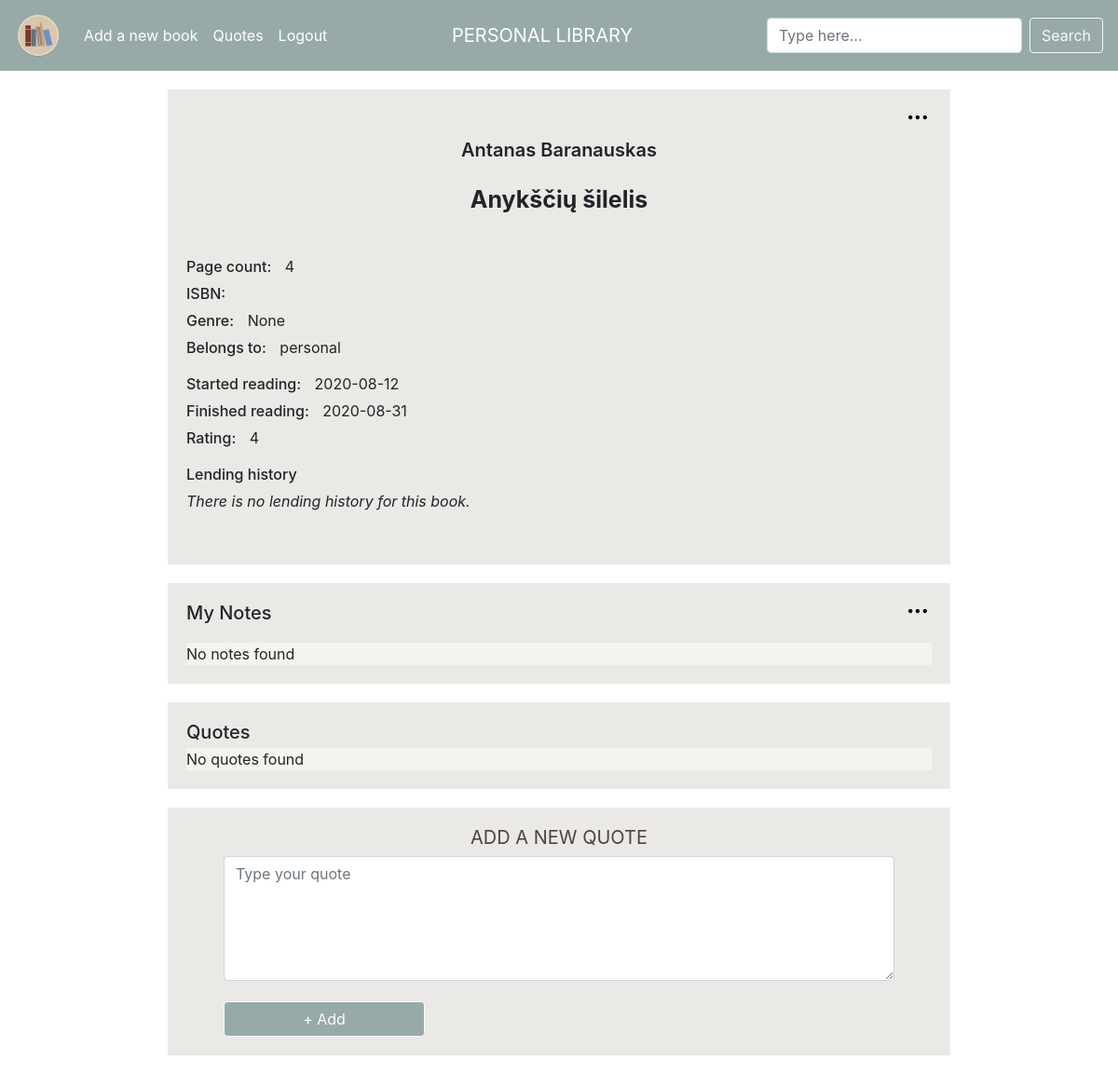
Screenshot of /book/26 (signed in) with the database file from the repository.
### tables this page shows
CREATE TABLE "books" (user_id INTEGER NOT NULL, title TEXT NOT NULL, author TEXT NOT NULL, pages INTEGER NOT NULL, isbn TEXT NULL, genre TEXT NULL, rating INTEGER NULL, started DATE NULL, finished DATE NULL, owner TEXT NULL, notes TEXT NULL, lent BOOLEAN NULL, book_id INTEGER PRIMARY KEY AUTOINCREMENT NOT NULL);

### application.py (the view)
@app.route("/book/<book_id>", methods=["GET", "POST", "DELETE"])
@login_required
def book(book_id):
    if request.method == "GET":
        data = db.execute("""SELECT * FROM books
                            WHERE book_id = :book_id
                             AND user_id = :user_id """,
                          book_id=book_id,
                          user_id=session["user_id"])
        print('BOOK PROFILE | data: ' + str(data), flush=True)
        quotes_result = db.execute("""SELECT * FROM quotes
                            JOIN books ON books.book_id = quotes.book_id
                            WHERE books.book_id = :book_id
                            AND books.user_id = :user_id """,
                                   book_id=book_id,
                                   user_id=session["user_id"])
        print('BOOK PROFILE | quotes: ' + str(quotes_result), flush=True)
        lendings_result = db.execute("""SELECT * FROM lending
                            JOIN books ON books.book_id = lending.book_id
                            WHERE books.book_id = :book_id
                            AND books.user_id = :user_id """,
                                     book_id=book_id,
                                     user_id=session["user_id"])
        print('BOOK PROFILE | lendings: ' + str(lendings_result), flush=True)
        return render_template("book.html", data=data, quotes=quotes_result, lendings=lendings_result)
    elif request.method == "POST":
        return redirect("/book")
    elif request.method == "DELETE":
        db.execute(""" DELETE FROM books WHERE book_id = :book_id""",
                   book_id=book_id)
        return 0

### application.py (called while the page is built)
@app.after_request
def after_request(response):
    response.headers["Cache-Control"] = "no-cache, no-store, must-revalidate"
    response.headers["Expires"] = 0
    response.headers["Pragma"] = "no-cache"
    return response

### helpers.py (called while the page is built)
def login_required(f):
    @wraps(f)
    def decorated_function(*args, **kwargs):
        if session.get("user_id") is None:
            return redirect("/login")
        return f(*args, **kwargs)
    return decorated_function

### templates/book.html (shortened to what this page needs)
{% extends "layout.html" %}
{% block main %}
    {% for book in data %}
        <div class="profile_container_top">
            <div class="item-a book_profile_author">{{ book.author }}</div>
            <div class="item-b book_profile_book_title">{{ book.title }}</div>
            <div class="item-d">
                <p class="book_profile_titles">Page count:</p>
                <div class="book_profile_text">{{ book.pages }}</div>
                <br>
                <p class="book_profile_titles">ISBN:</p>
                <br>
                <p class="book_profile_titles">Genre:</p>
                <div class="book_profile_text">{{ book.genre }}</div>
                <br>
                {% if book.owner %}
                    <p class="book_profile_titles">Belongs to:</p>
                    <div class="book_profile_text">{{ book.owner }}</div>
                {% endif %}
            </div>
            <div class="item-e">
                <p class="book_profile_titles">Started reading:</p>
                {% if book.started %}
                    <div class="book_profile_text">{{ book.started }}</div>
                    <br>
                    <p class="book_profile_titles">Finished reading:</p>
                    {% if book.finished %}
                        <div class="book_profile_text">{{ book.finished }}</div>
                    {% else %}
                        <div class="book_profile_text">haven't finished reading</div>
                    {% endif %}
                {% else %}
                    <div class="book_profile_text">haven't started reading</div>
                {% endif %}
                <br>
                <p class="book_profile_titles">Rating:</p>
                {% if book.rating %}
                    <div class="book_profile_text">{{ book.rating }}</div>
                {% else %}
                    <div class="book_profile_text">no rating</div>
                {% endif %}
            </div>
            <div class="item-f">
                <p class="book_profile_titles">Lending history</p>
                {% if not lendings %}
                    <p><i>There is no lending history for this book.</i></p>
                {% endif %}
            </div>
            <div class="item-g">
                <div class="book_options">
                    <img class="book_options_image"
                         onclick="showOptionsFor('opt{{ book.book_id }}')"
                         src="../static/options.svg"
                         alt="options"/>
                </div>
            </div>
        </div>
    {% endfor %}
    <div class="profile_container_notes">
        <div class="item-h"><h5 class="book_profile_titles">My Notes</h5></div>
        {% for book in data %}
            <div class="item-j">
                <div class="note_options">
                    <img class="note_options_image"
                         onclick="showOptionsFor('noteOpt{{ book.book_id }}')"
                         src="../static/options.svg"
                         alt="options"/>
                </div>
            </div>
            {% if book.notes %}
                <div class="item-k quote_sand_bg_profile">
                    <p class="note_text">{{ book.notes }}</p>
                </div>
            {% else %}
                <div class="item-k">No notes found</div>
            {% endif %}
        {% endfor %}
    </div>
    <div class="profile_container_quotes">
        <div class="quote_brown_bg_profile">
            <div class="quotes_profile"><h5 class="book_profile_titles">Quotes</h5></div>
            {% if not quotes %}
                <div class="item-k">No quotes found</div>
            {% endif %}
        </div>
    </div>
    {% for book in data %}
        <div class=" container_new_quote">
            <h2 id="add_quote">ADD A NEW QUOTE</h2>
            <form id="new_quote" action="/book/{{ book.book_id }}/new-quote" method="post" autocomplete="off">
                <div class="form-group" id="quote_quote">
                    <textarea autocomplete="off" class="form-control" name="quote" contenteditable="true"
                              placeholder="Type your quote" cols="30" rows="5" required="required"></textarea>
                </div>
                <br>
                <button class="btn btn-light" type="submit" id="quote_btn">+ Add</button>
            </form>
        </div>
    {% endfor %}
{% endblock %}

### rows the page displays
books: author "Antanas Baranauskas", title "Anykščių šilelis", pages "4", genre "None", owner "personal", started "2020-08-12", finished "2020-08-31", rating "4", notes "No notes found"
